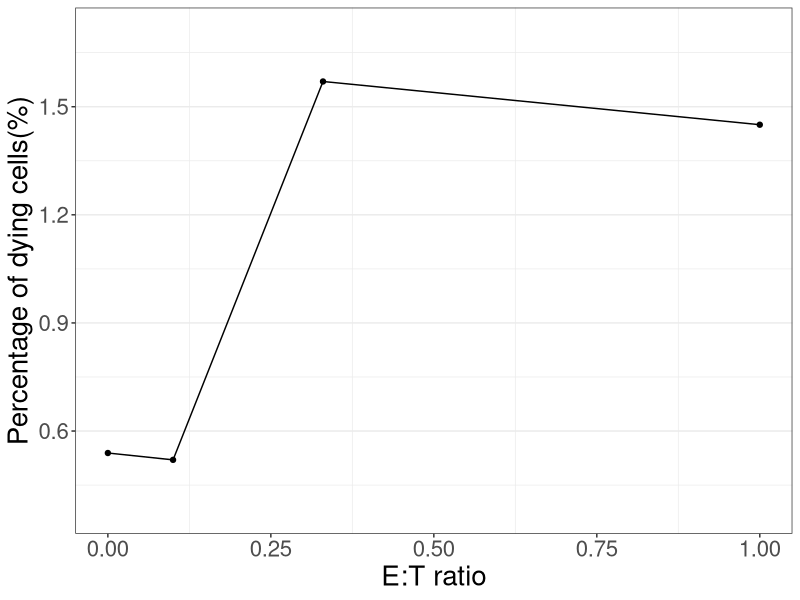
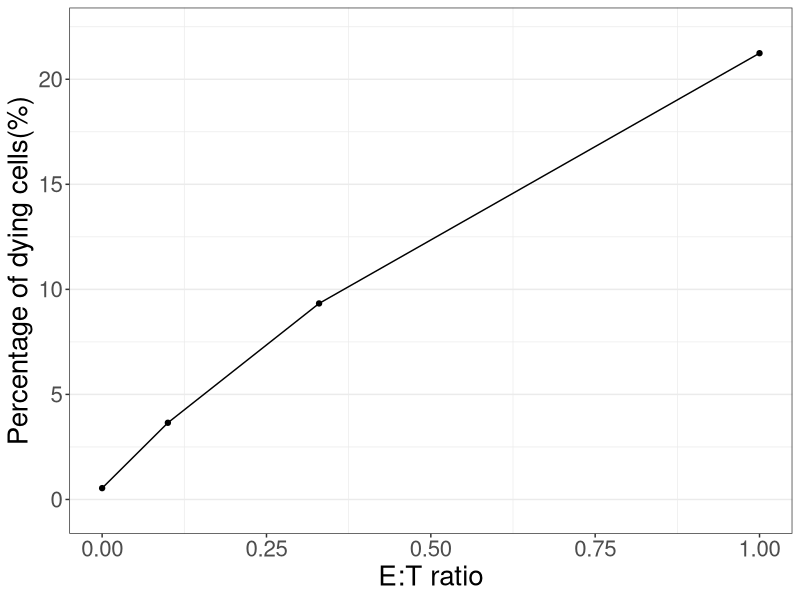
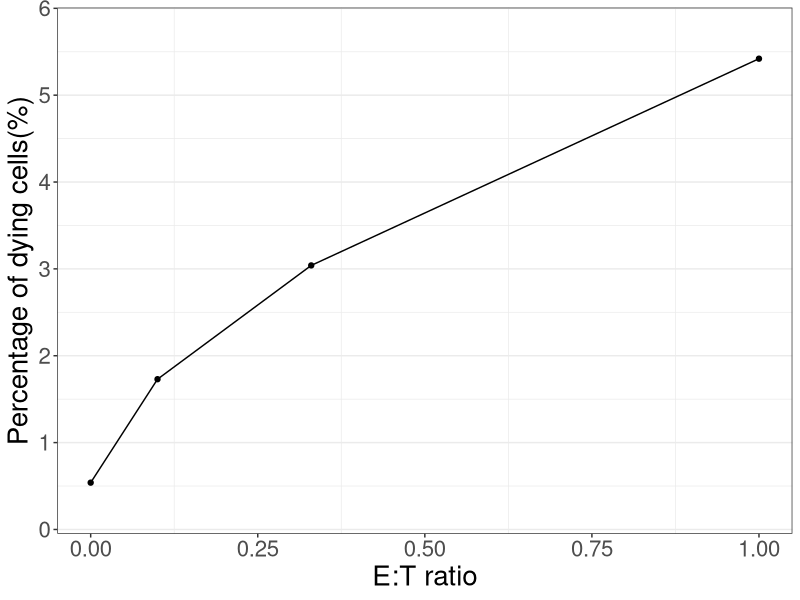
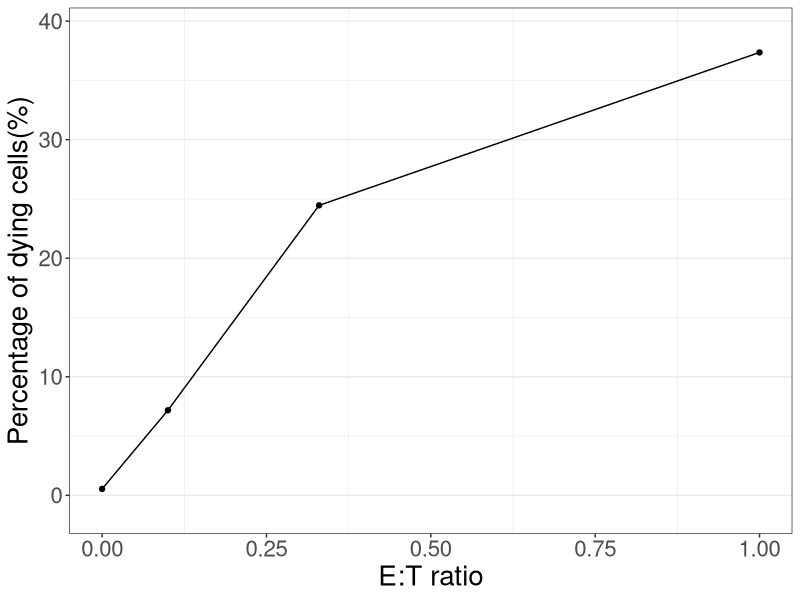
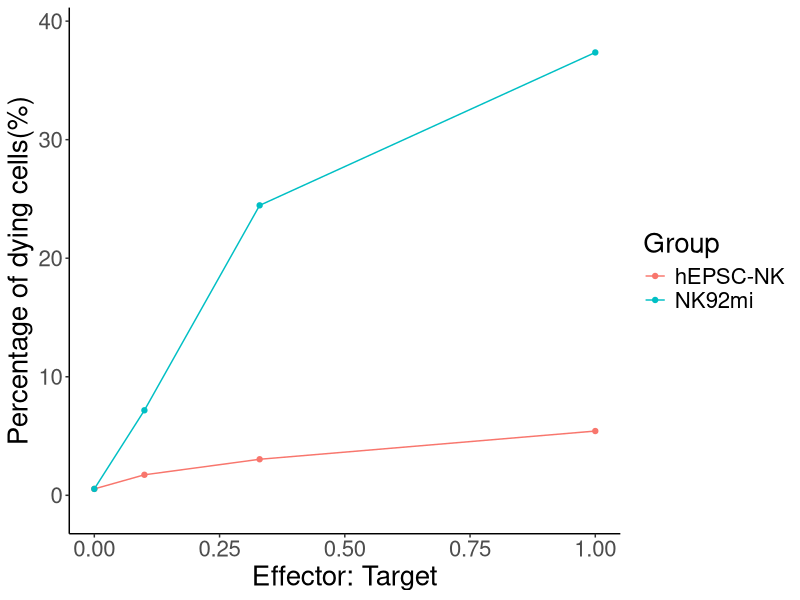

These charts were generated, in order, by the following R code:
setwd("/Users/angiepoon528/Desktop/FYP/Coculture /20200209_coculture")
library(ggplot2)

# circular 
# hEPSC-NK
ID <- c(1:4)
Percentage_dying <- c((0.56-0.021),(1.69-0.24), (1.81-0.24), (0.76-0.24))
E_T_ratio <- c(0, 1, 0.33, 0.1)

NK <- data.frame(ID, E_T_ratio ,Percentage_dying)

#line graph 
ggplot(data = NK, aes(x= E_T_ratio, y= Percentage_dying, group=1))+
  geom_line()+
  geom_point()+ 
  xlab("E:T ratio")+ylab("Percentage of dying cells(%)")+
  theme_bw()+
  scale_y_continuous(expand= c(0.1,0.1))+
  theme(text = element_text(size=20), 
        panel.grid.major.x = element_blank())

#NK92mi 
ID_2 <- c(1:4)
Percentage_dying_2 <- c((0.56-0.021),(21.4-0.16), (9.49-0.16), (3.81-0.16))
E_T_ratio_2 <- c(0, 1, 0.33, 0.1)
NK92mi <- data.frame(ID_2, E_T_ratio_2 ,Percentage_dying_2)

#line graph 
ggplot(data = NK92mi, aes(x= E_T_ratio_2, y= Percentage_dying_2, group=1))+
  geom_line()+
  geom_point()+ 
  xlab("E:T ratio")+ylab("Percentage of dying cells(%)")+
  theme_bw()+
  scale_y_continuous(expand= c(0.1,0.1))+
  theme(text = element_text(size=20), 
        panel.grid.major.x = element_blank())

# Total gating 
# hEPSC-NK 
ID_3 <- c(1:4)
Percentage_dying_3 <- c((0.56-0.021), (6.01-0.59), (3.63-0.59),(2.32-0.59) )
E_T_ratio_3 <- c(0, 1, 0.33, 0.1)
NK_3 <- data.frame(ID_3, E_T_ratio_3 ,Percentage_dying_3)
ggplot(data = NK_3, aes(x= E_T_ratio_3, y= Percentage_dying_3, group=1))+
  geom_line()+
  geom_point()+ 
  xlab("E:T ratio")+ylab("Percentage of dying cells(%)")+
  theme_bw()+
  scale_y_continuous(expand= c(0.1,0.1))+
  theme(text = element_text(size=20), 
        panel.grid.major.x = element_blank())

# NK92
ID_4 <- c(1:4)
Percentage_dying_4 <- c((0.56-0.021), (37.6-0.24), (24.7-0.24),(7.41-0.24) )
E_T_ratio_4 <- c(0, 1, 0.33, 0.1)
NK92mi_4 <- data.frame(ID_4, E_T_ratio_4 ,Percentage_dying_4)

ggplot(data = NK92mi_4, aes(x= E_T_ratio_4, y= Percentage_dying_4, group=1))+
  geom_line()+
  geom_point()+ 
  xlab("E:T ratio")+ylab("Percentage of dying cells(%)")+
  theme_bw()+
  scale_y_continuous(expand= c(0.1,0.1))+
  theme(text = element_text(size=20), 
        panel.grid.major.x = element_blank())

## Integrating line graph of hEPSC-NK and NK92mi 
### Total gating ones are used 
ID_5 <-c(1:8)
Percentage_dying_5 <- c(Percentage_dying_3, Percentage_dying_4)
E_T_ratio_5 <- c(E_T_ratio_3, E_T_ratio_4)
Group <- c(rep("hEPSC-NK", 4), rep("NK92mi", 4))

Data_sheet <- data.frame(ID, Group, E_T_ratio_5, Percentage_dying_5)

ggplot(Data_sheet, aes(x= E_T_ratio_5, y= Percentage_dying_5, color = Group))+
  geom_line()+
  geom_point()+
  scale_x_continuous("Effector: Target")+
  ylab("Percentage of dying cells(%)")+
  theme_classic()+
  scale_y_continuous(expand= c(0.1,0.1))+
  theme(text = element_text(size=20), 
        panel.grid = element_blank())


